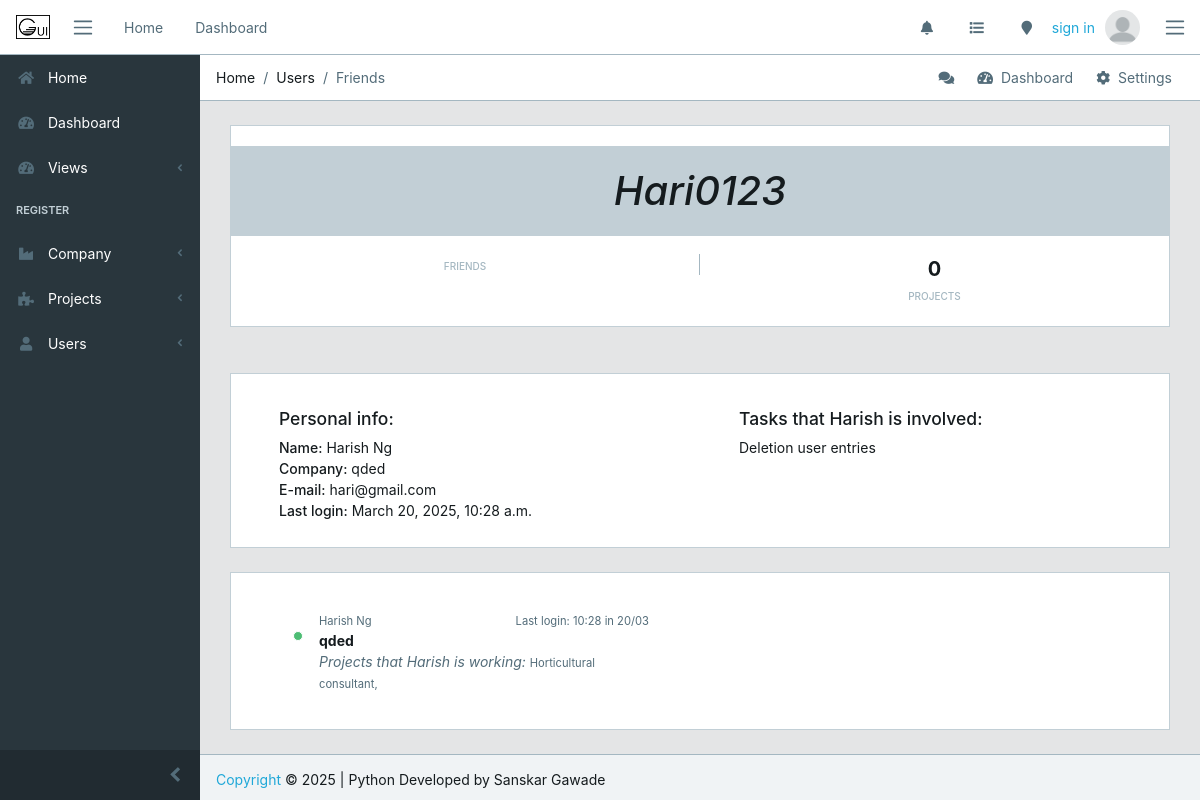
The app's page /register/users/1/ with its own data.
### register/models.py (models this page shows, shortened)
class UserProfile(models.Model):
    user    = models.ForeignKey(User, on_delete=models.CASCADE)
    company = models.ForeignKey(Company, on_delete=models.CASCADE)
    project = models.ManyToManyField(Project, blank=True)
    def __str__(self):
        return (str(self.user))

class Company(models.Model):
    social_name = models.CharField(max_length=80)
    name = models.CharField(max_length=80)
    email = models.EmailField()
    city = models.CharField(max_length=50)
    class Meta:
        verbose_name_plural = 'Companies'
        ordering = ('name',)
    def __str__(self):
        return (self.name)

### projects/models.py (models this page shows)
class Task(models.Model):
    project = models.ForeignKey(Project, on_delete=models.CASCADE)
    assign = models.ManyToManyField(User)
    task_name = models.CharField(max_length=80)
    status = models.CharField(max_length=7, choices=status, default=1)
    due = models.CharField(max_length=7, choices=due, default=1)
    class Meta:
        ordering = ['project', 'task_name']
    def __str__(self):
        return(self.task_name)

class Project(models.Model):
    name = models.CharField(max_length=80)
    slug = models.SlugField('shortcut', blank=True)
    assign = models.ManyToManyField(User)
    efforts = models.DurationField()
    status = models.CharField(max_length=7, choices=status, default=1)
    dead_line = models.DateField()
    company = models.ForeignKey('register.Company', on_delete=models.CASCADE)
    complete_per = models.FloatField(max_length=2, validators = [MinValueValidator(0), MaxValueValidator(100)])
    description = models.TextField(blank=True)
    class Meta:
        ordering = ['name']
    def __str__(self):
        return (self.name)

### register/views.py (the view)
# urls.py: path('users/<int:profile_id>/', views.user_view, name='user'),
def user_view(request, profile_id):
    user = UserProfile.objects.get(id=profile_id)
    context = {
        'user_view' : user,
    }
    return render(request, 'register/user.html', context)

### register/templates/register/user.html (shortened to what this page needs)
{% extends 'core/base.html' %}
{% load static %}
{% block breadcrumb %}
        <li class="breadcrumb-item">Home</li>
        <li class="breadcrumb-item">Users</li>
        <li class="breadcrumb-item active">Friends</li>
{% endblock breadcrumb%}
{% block content %}
<div class="container-fluid">
    <div id="ui-view" style="opacity: 1;">
        <div class="animated fadeIn">
            <div class="row">
                <div class="col-12 mb-3">
                    <div class="social-box" style="height:110%">
                        <br>
                        <h6><i> {{ user_view }} </h6></i>
                        <ul>
                        <li>
                            <span>friends</span>
                        </li>
                        <li>
                            <strong>{{ user_view.project.all.count }}</strong>
                            <span>projects</span>
                        </li>
                        </ul>
                    </div>
                </div>
            </div>
            <div class="row">
                <div class="col-12">
                    <div class="card mt-5">
                        <div class="simple-box">
                            <div class="row">
                                <div class="col-12 col-md-6">
                                    <ul class="mt-4 mx-5">
                                        <h5>Personal info:</h5>
                                        <li><span>Name:</span> {{ user_view.user.get_full_name }}</li>
                                        <li><span>Company:</span> {{ user_view.company }}</li>
                                        <li><span>E-mail:</span> {{ user_view.user.email}}</li>
                                        <li><span>Last login:</span> {{ user_view.user.last_login }}</li>
                                    </ul>
                                </div>
                                <div class="col-12 col-md-6 text-left">
                                    <ul class="m-4">
                                        <h5>Tasks that {{ user_view.user.first_name }} is involved:</h5>
                                        {% for task in user_view.user.task_set.all %}
                                        <li>{{ task }}</li>
                                        {% endfor %}
                                    </ul>
                                </div>
                            </div>
                        </div>
                    </div>
                </div>
            </div>
        <div class="row">
                <div class="col-12">
                    <div class="card">
                        <div class="row">
                            <div class="col-12 col-md-6">
                                <div class="card-body">
                                    <div class="tab-pane p-3 active show">
                                      <div class="message">
                                        <div class="py-3 pb-5 mr-3 float-left">
                                          <div class="avatar">
                                            <span class="avatar-status badge-success"></span>
                                          </div>
                                        </div>
                                        <div>
                                          <small class="text-muted">{{ user_view.user.get_full_name }}</small>
                                            {% if user_view.user.last_login %}
                                          <small class="text-muted float-right mt-1">Last login: {{ user_view.user.last_login|date:"H:i" }} in {{ user_view.user.last_login|date:"d/m" }}</small>
                                            {% endif %}
                                        </div>
                                        <div class="text-truncate font-weight-bold">{{ user_view.company }}</div>
                                        {% if user_view.user.project_set %}
                                        <em class="text-muted">Projects that {{ user_view.user.first_name }} is working:</em>
                                        <small class="text-muted">
                                            {% for project in user_view.user.project_set.all %}
                                            {{ project }},
                                            {% endfor %}
                                        </small>
                                        {% else %}
                                        <em class="text-muted">{{ user_view.user.first_name }} is working in no projects until now.</em>
                                        {% endif %}
                                      </div>
                                    </div>
                                </div>
                            </div>
                        </div>
                    </div>
                </div>
            </div>
        </div>
    </div>
</div>
{% endblock %}

### core/templates/core/base.html (shortened to what this page needs)
{% load static %}
<!DOCTYPE html>
<html lang="en">
<head>
  <link rel="stylesheet" href="https://use.fontawesome.com/releases/v5.0.9/css/all.css">
  <link href="{% static 'core/css/simple-line-icons.min.css' %}" rel="stylesheet">
  <link href="{% static 'core/css/estilo.css' %}" rel="stylesheet">
  <link href="{% static 'core/css/style.css' %}" rel="stylesheet">
</head>
{% block body %}
<body class="app header-fixed sidebar-fixed aside-menu-fixed aside-menu-hidden">
  <header class="app-header navbar">
    <img src="{% static 'core/img/logos/gui-horizontal.png' %}" alt="" class="brand-gui ml-2 d-none d-sm-block p-2">
    <button class="navbar-toggler sidebar-toggler d-md-down-none" type="button">
      <span class="navbar-toggler-icon"></span>
    </button>
    <ul class="nav navbar-nav d-md-down-none">
      <li class="nav-item px-3">
        <a class="nav-link" href="{% url 'core:index' %}">Home</a>
      </li>
      <li class="nav-item px-3">
        <a class="nav-link" href="{% url 'core:dashboard' %}">Dashboard</a>
      </li>
    </ul>
    <ul class="nav navbar-nav ml-auto">
      <li class="nav-item d-md-down-none">
        <a class="nav-link" href="#"><i class="fa fa-bell"></i></a>
      </li>
      <li class="nav-item d-md-down-none">
        <a class="nav-link" href="#"><i class="fa fa-list"></i></a>
      </li>
      <li class="nav-item d-md-down-none">
        <a class="nav-link" href="#"><i class="fa fa-map-marker"></i></a>
      </li>
      {% if user.is_authenticated %}
      <li class="text-muted">Hello, {{ user.first_name }}</li>
      {% else %}
      <li class="text-muted">
        <a href="{% url 'core:login' %}">sign in</a>
      </li>
      {% endif %}
      <li class="nav-item dropdown">
        <a class="nav-link" data-toggle="dropdown" href="#" role="button" aria-haspopup="true" aria-expanded="false">
          {% if user.is_authenticated %}
          <h4> {{ user }} </h4>
          {% else %}
          <img src="{% static 'core/img/avatar/blank_profile.png' %}" class="img-avatar" alt="{{ user }}">
          {% endif %}
        </a>
      </li>
    </ul>
    <button class="navbar-toggler aside-menu-toggler" type="button">
      <span class="navbar-toggler-icon"></span>
    </button>
  </header>
  <div class="app-body">
    <div class="sidebar">
      <nav class="sidebar-nav">
        <ul class="nav">
          <li class="nav-item">
            <a class="nav-link" href="{% url 'core:index' %}"><i class="fa fa-home"></i> Home</a>
          </li>
          <li class="nav-item">
            <a class="nav-link" href="{% url 'core:dashboard' %}"><i class="fa fa-tachometer-alt"></i> Dashboard</a>
          </li>
          <li class="nav-item nav-dropdown">
            <a class="nav-link nav-dropdown-toggle" href="#"><i class="fa fa-tachometer-alt"></i> Views</a>
          </li>
          <li class="nav-title">
            Register
          </li>
          <li class="nav-item nav-dropdown">
            <a class="nav-link nav-dropdown-toggle" href="#"><i class="fa fa-industry"></i> Company</a>
          </li>
          <li class="nav-item nav-dropdown">
            <a class="nav-link nav-dropdown-toggle" href="#"><i class="fa fa-puzzle-piece"></i> Projects</a>
          </li>
          <li class="nav-item nav-dropdown">
            <a class="nav-link nav-dropdown-toggle" href="#"><i class="fa fa-user"></i> Users</a>
      </nav>
      <button class="sidebar-minimizer brand-minimizer" type="button"></button>
    </div>
    <main class="main">
      <ol class="breadcrumb">
        {% block breadcrumb %}{% endblock breadcrumb%}
        <li class="breadcrumb-menu d-md-down-none">
          <div class="btn-group" role="group" aria-label="Button group">
            <a class="btn" href="#"><i class="fa fa-comments"></i></a>
            <a class="btn" href="./"><i class="fa fa-tachometer-alt"></i> &nbsp;Dashboard</a>
            <a class="btn" href="#"><i class="fa fa-cog"></i> &nbsp;Settings</a>
          </div>
        </li>
      </ol>
{% block content %}
{% endblock %}
    </main>
      </div>
  <footer class="app-footer">
    <span><a href="http://coreui.io">Copyright</a> © 2025 | Python Developed by Sanskar Gawade </span>
  </footer>
</body>
{% endblock body %}
</html>

### core/static/core/css/estilo.css (style rules this page uses)
.brand-gui { width: 50px; position: relative; }
.simple-box ul { padding: 10px 0; list-style: none; }
.simple-box ul li span { font-weight: 500; }

### records on screen
UserProfile: user.username "Hari0123", project.all.count "0", user.get_full_name "Harish Ng", company "qded", user.email "hari@gmail.com", user.last_login "March 20, 2025, 10:28 a.m.", user.first_name "Harish", user.last_login "10:28", user.last_login "20/03"
Task: task_name "Deletion user entries"
Project: name "Horticultural consultant"
